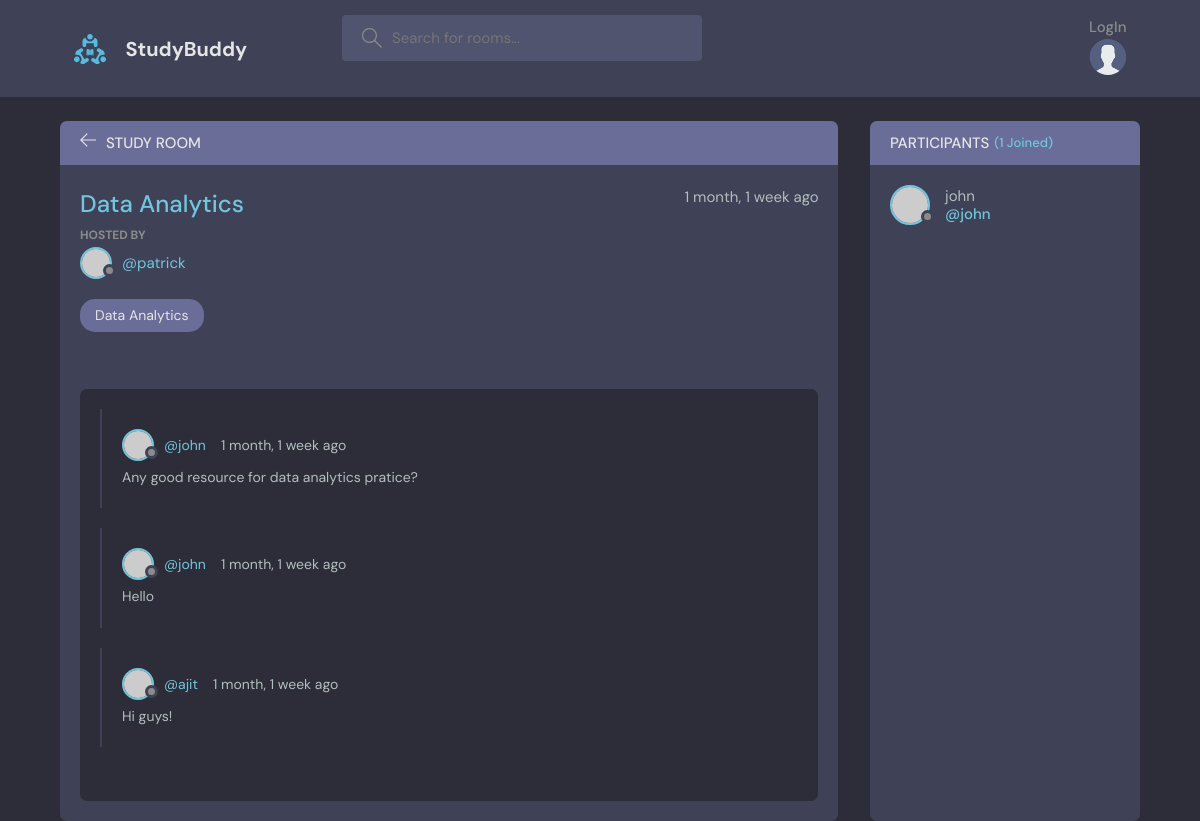
The app's page /room/16/, older data.
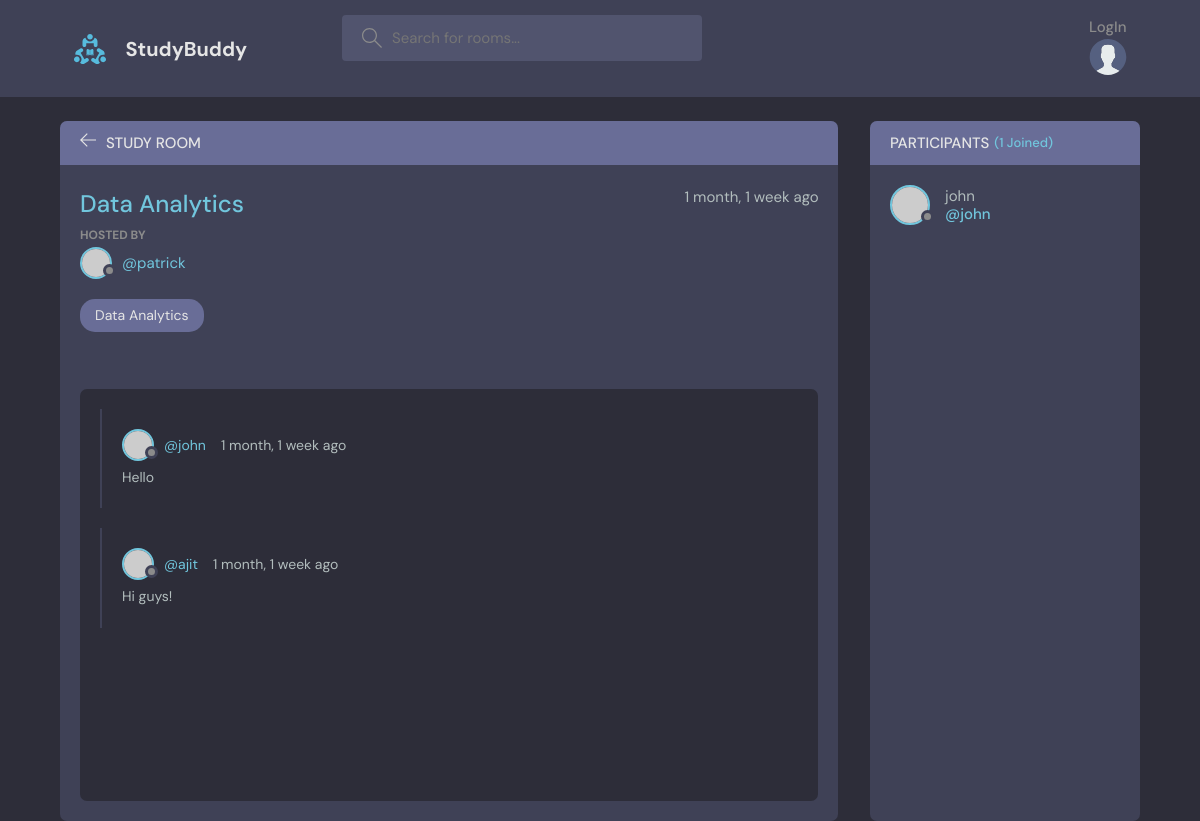
The same page, newer data.
### study/models.py (models this page shows, shortened)
class Message(models.Model):
    user = models.ForeignKey(User, on_delete=models.CASCADE)
    room = models.ForeignKey(Room, on_delete=models.CASCADE)
    body = models.TextField()
    updated = models.DateTimeField(auto_now=True)
    created = models.DateTimeField(auto_now_add=True)
    class Meta:
        ordering = ['-updated','-created']

### study/views.py (the view, shortened to what this page needs)
# urls.py: path('room/<str:pk>/', views.GetRoom.as_view(), name="room"),
class GetRoom(View):
    def get(self,request,pk):
        room = Room.objects.get(id=pk)
        room_messages = room.message_set.all().order_by('-created')
        participants = room.participants.all()
        context = {'room': room, 'room_messages': room_messages, 'participants':participants}
        return render(request, 'study/room.html', context)

### study/models.py (called while the page is built)
    def __str__(self):
        return self.name

### study/templates/study/room.html (shortened to what this page needs)
{% extends 'main.html' %}
{% block content%}
<main class="profile-page layout layout--2">
  <div class="container">
    <div class="room">
      <div class="room__top">
        <div class="room__topLeft">
          <a href="{% url 'home'%}">
            <svg version="1.1" xmlns="http://www.w3.org/2000/svg" width="32" height="32" viewBox="0 0 32 32">
              <title>arrow-left</title>
              <path
                d="M13.723 2.286l-13.723 13.714 13.719 13.714 1.616-1.611-10.96-10.96h27.625v-2.286h-27.625l10.965-10.965-1.616-1.607z">
              </path>
            </svg>
          </a>
          <h3>Study Room</h3>
        </div>
      </div>
      <div class="room__box scroll">
        <div class="room__header scroll">
          <div class="room__info">
            <h3>{{room.name}}</h3>
            <span>{{room.created|timesince}} ago</span>
          </div>
          <div class="room__hosted">
            <p>Hosted By</p>
            <a href="{% url 'user-profile' room.host.id %}" class="room__author">
              <div class="avatar avatar--small">
                <img src="https://randomuser.me/api/portraits/men/37.jpg" />
              </div>
              <span>@{{room.host.username}}</span>
            </a>
          </div>
          <span class="room__topics">{{room.topic}}</span>
        </div>
        <div class="room__conversation">
          <div class="threads scroll">
            {% for message in room_messages%}
            <div class="thread">
              <div class="thread__top">
                <div class="thread__author">
                  <a href="{% url 'user-profile' message.user.id %}" class="thread__authorInfo">
                    <div class="avatar avatar--small">
                      <img src="https://randomuser.me/api/portraits/men/37.jpg" />
                    </div>
                    <span>@{{message.user.username}}</span>
                  </a>
                  <span class="thread__date">{{message.created| timesince}} ago</span>
                </div>
              </div>
              <div class="thread__details">
                {{message.body}}
              </div>
            </div>
            {% endfor %}
          </div>
        </div>
      </div>
    </div>
    <div class="participants">
      <h3 class="participants__top">Participants <span>({{participants.count}} Joined)</span></h3>
      <div class="participants__list scroll">
        {% for user in participants %}
        <a href="{%url 'user-profile' user.id %}" class="participant">
          <div class="avatar avatar--medium">
            <img src="https://randomuser.me/api/portraits/men/37.jpg" />
          </div>
          <p>
            {{user.username}}
            <span>@{{user.username}}</span>
          </p>
        </a>
        {% endfor %}
      </div>
    </div>
  </div>
</main>
{% endblock content%}

Row changes from the older to the newer data that the page shows:
removed Message: user.username "john", created "1 month, 1 week", body "Any good resource for data analytics pratice?"
